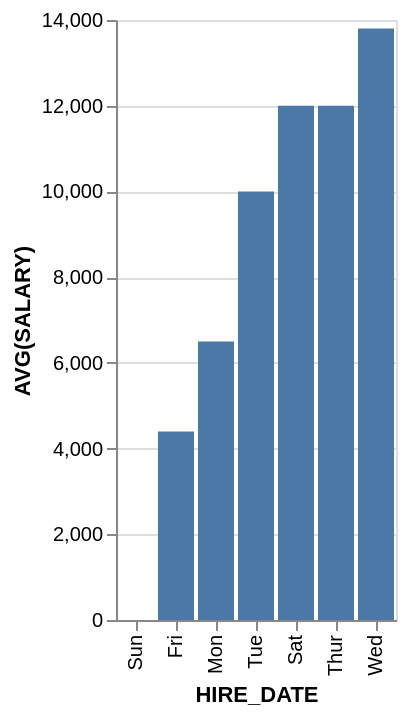

The Vega-Lite source for this figure:
### Vega-Lite specification from a JSON file in a GitHub repository (floating-point values rounded to 4 significant figures)
{"data": {"values": [{"x_data": "Sun", "y_data": 0}, {"x_data": "Fri", "y_data": 4400}, {"x_data": "Mon", "y_data": 6500}, {"x_data": "Tue", "y_data": 10000}, {"x_data": "Sat", "y_data": 12000}, {"x_data": "Thur", "y_data": 12000}, {"x_data": "Wed", "y_data": 13800}]}, "mark": "bar", "encoding": {"x": {"field": "x_data", "type": "nominal", "title": "HIRE_DATE", "sort": {"op": "sum", "field": "y_data", "order": "ascending"}}, "y": {"field": "y_data", "type": "quantitative", "title": "AVG(SALARY)"}}}
